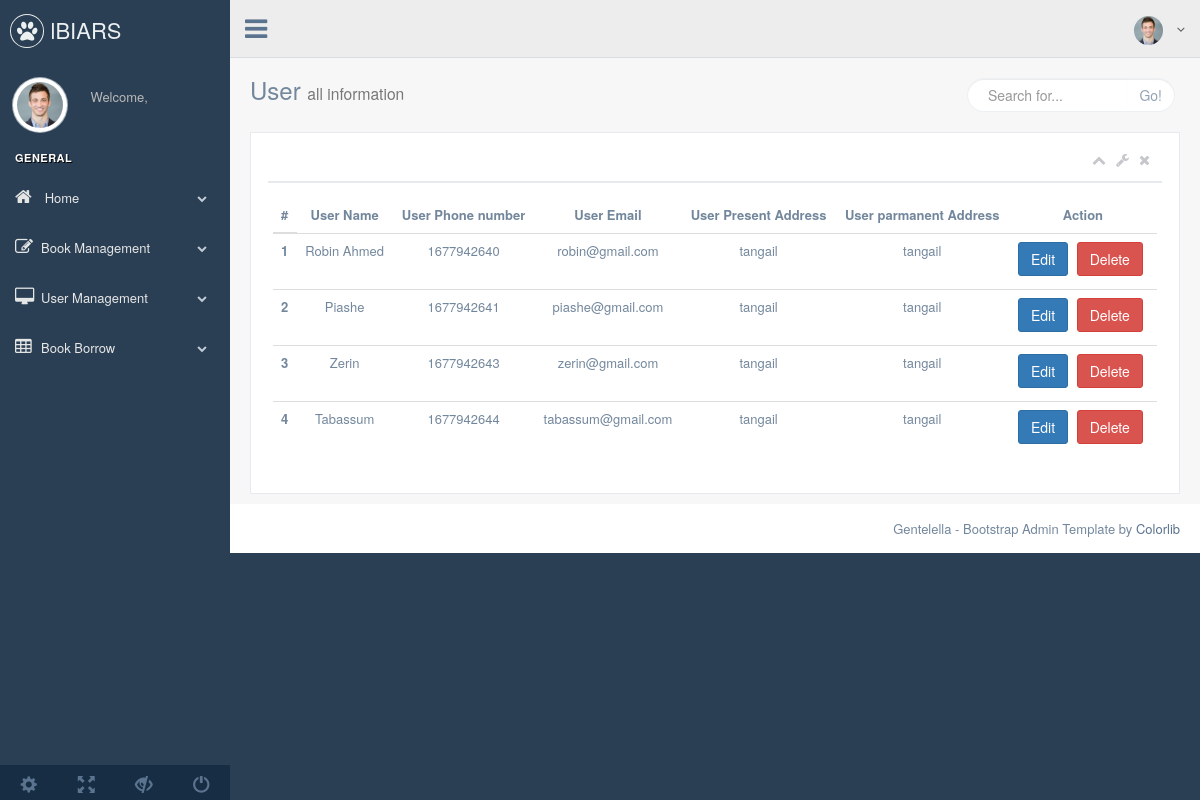
Screenshot of /admin/view-user.php (signed in) with the database file from the repository.
### tables this page shows
CREATE TABLE `tbl_user_info` (
  `userId` int(10) NOT NULL,
  `userName` varchar(100) NOT NULL,
  `userEmail` varchar(255) NOT NULL,
  `userPassword` varchar(255) NOT NULL,
  `phoneNumber` int(10) NOT NULL,
  `presentAddress` text NOT NULL,
  `parmanentAddress` text NOT NULL
);

### admin/view-user.php (called while the page is built, shortened)
<?php
include 'adminmaster.php';

### admin/class_file/supperAdmin.php (called while the page is built, shortened)
<?php
class supperAdmin {
    private $link;
     public function __construct() {
        $dbhost = 'localhost';
        $dbuser = 'root';
        $dbpass = '';
        $db = 'libarybook';
        $this->link = mysqli_connect($dbhost, $dbuser, $dbpass);
        if (!$this->link) {
            echo 'Database are not Connected ' . mysqli_error($this->link);
        } else {
            $select_db = mysqli_select_db($this->link, $db);
        }
    }
     public function view_all_users_information() {
        $sql="SELECT * FROM tbl_user_info";
        if(mysqli_query($this->link, $sql)){
             $run_query=mysqli_query($this->link, $sql);
             return $run_query;
        }
        else{
            die("insert query problem " . mysqli_error($this->link));
        }
    }
}

### admin/pagess/viewUsers.php (the view, shortened to what this page needs)
<div class="right_col" role="main">
                 <?php
                 $run_query = $object_supper_admin->view_all_users_information();
                 ?>
          <div class="">
            <div class="page-title">
              <div class="title_left ">
                <h3>User <small>all information</small></h3>
              </div>
              <div class="title_right">
                <div class="col-md-5 col-sm-5 col-xs-12 form-group pull-right top_search">
                  <div class="input-group">
                    <input type="text" class="form-control" placeholder="Search for...">
                    <span class="input-group-btn">
                      <button class="btn btn-default" type="button">Go!</button>
                    </span>
                  </div>
                </div>
              </div>
            </div>
            <div class="clearfix"></div>
            <div class="row">
              <div class="col-md-12 col-sm-12 col-xs-12">
                <div class="x_panel">
                  <div class="x_title">
                    <ul class="nav navbar-right panel_toolbox">
                      <li><a class="collapse-link"><i class="fa fa-chevron-up"></i></a>
                      </li>
                      <li class="dropdown">
                        <a href="#" class="dropdown-toggle" data-toggle="dropdown" role="button" aria-expanded="false"><i class="fa fa-wrench"></i></a>
                      </li>
                      <li><a class="close-link"><i class="fa fa-close"></i></a>
                      </li>
                    </ul>
                    <div class="clearfix"></div>
                  </div>
                  <div class="x_content">
                    <table class="table table-hover">
                      <thead>
                        <tr>
                          <th>#</th>
                          <td align="center"><b>User Name</b></td>
                          <td align="center"><b>User Phone number</b></td>
                          <td align="center"><b>User Email</b></td>
                            <td align="center"><b>User Present Address</b></td>
                            <td align="center"><b>User parmanent Address</b></td>
                          <td align="center"><b>Action</b></td>
                        </tr>
                      </thead>
                      <tbody>
                            <?php
                    while ($all_users_info = mysqli_fetch_assoc($run_query)) {
                        ?>
                        <tr >
                          <th scope="row"align="center"><?php echo $all_users_info['userId'];?></th>
                          <td align="center"><?php echo $all_users_info['userName'];?> </td>
                          <td align="center"><?php echo $all_users_info['phoneNumber'];?> </td>
                          <td align="center"><?php echo $all_users_info['userEmail'];?> </td>
                          <td align="center"><?php echo $all_users_info['presentAddress'];?> </td>
                           <td align="center"><?php echo $all_users_info['parmanentAddress'];?></td>
                          <td align="center">
                           <a class="btn btn-primary" href="edit-student.php?&&id=<?php echo $all_users_info['userId'];?>" >
                                       Edit </a>
                           <a class="btn btn-danger" href="?Status=delete&&id=<?php echo $all_users_info['userId'];?>" onclick="return one_delete();" >
                                       Delete </a>
                          </td>
                        </tr>
                    <?php }?>
                      </tbody>
                    </table>
                  </div>
                </div>
              </div>
            </div>
          </div>
        </div>

### rows the page displays
tbl_user_info: userId "1", userName "Robin Ahmed", phoneNumber "1677942640", userEmail "robin@gmail.com", presentAddress "tangail", parmanentAddress "tangail"
tbl_user_info: userId "2", userName "Piashe", phoneNumber "1677942641", userEmail "piashe@gmail.com", presentAddress "tangail", parmanentAddress "tangail"
tbl_user_info: userId "3", userName "Zerin", phoneNumber "1677942643", userEmail "zerin@gmail.com", presentAddress "tangail", parmanentAddress "tangail"
tbl_user_info: userId "4", userName "Tabassum", phoneNumber "1677942644", userEmail "tabassum@gmail.com", presentAddress "tangail", parmanentAddress "tangail"
